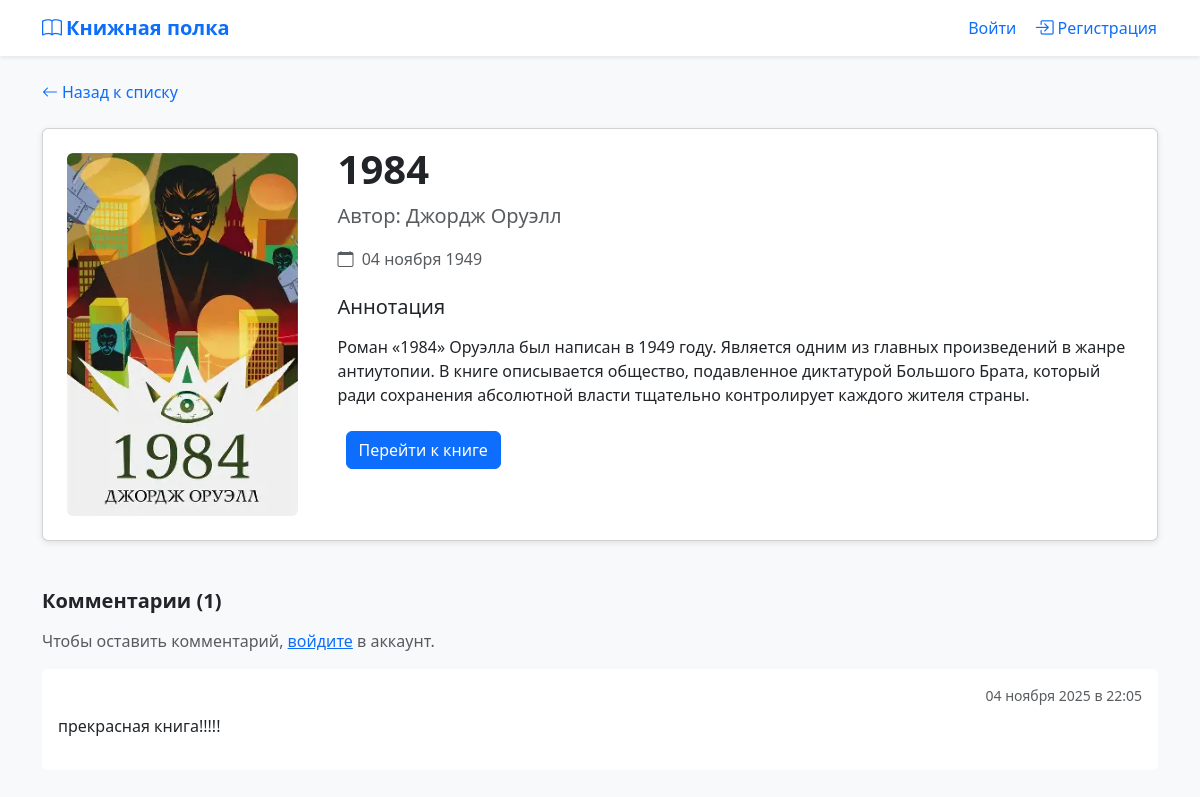
/book/2/, run on the app's committed database.
### main/models.py (models this page shows, shortened)
class Book(models.Model):
    title = models.CharField(max_length=200, verbose_name="Название")
    cover = models.ImageField(upload_to='covers/', blank=True, null=True)
    author = models.ForeignKey(Author, on_delete=models.CASCADE)
    annotation = models.TextField(blank=True)
    publication_date = models.DateField(blank=True, null=True)
    cover_link = models.URLField(blank=True)
    detail_link = models.URLField(blank=True)

class Author(models.Model):
    name = models.CharField(max_length=100, verbose_name="Имя автора")

class Comment(models.Model):
    book = models.ForeignKey(Book, on_delete=models.CASCADE, related_name='comments')
    author_comment = models.ForeignKey(User, on_delete=models.CASCADE)
    text = models.TextField()
    created_at = models.DateTimeField(auto_now_add=True)
    class Meta:
        ordering = ['-created_at']

### main/views.py (the view)
# urls.py: path('book/<int:book_id>/', views.book_detail, name='book_detail'),
def book_detail(request, book_id):
    book = get_object_or_404(Book, id=book_id)
    read_status = False
    if request.user.is_authenticated:
        read_obj, _ = ReadBook.objects.get_or_create(user=request.user, book=book, defaults={'read': False})
        read_status = read_obj.read
        if request.method == 'POST':
            form = CommentForm(request.POST)
            if form.is_valid():
                Comment.objects.create(book=book, author=request.user, text=form.cleaned_data['text'])
                messages.success(request, "Комментарий добавлен!")
                return redirect('book_detail', book_id=book.id)
        else:
            form = CommentForm()
    else:
        form = None
    comments = book.comments.select_related('author_comment').all()
    return render(request, 'main/book_detail.html', {
        'book': book,
        'read_status': read_status,
        'form': form,
        'comments': comments,
    })

### main/context_processors.py (called while the page is built)
def unread_books_count(request):
    read_count = 0
    if request.user.is_authenticated:
        read_count = ReadBook.objects.filter(user=request.user, read=True).count()
    return {'read_count': read_count}

### templates/main/book_detail.html (shortened to what this page needs)
{% extends 'main/base.html' %}
{% block content %}
<a href="{% url 'main' %}" class="d-inline-flex align-items-center text-decoration-none mb-4">
    <i class="bi bi-arrow-left me-1"></i> Назад к списку
</a>
<div class="card book-card">
    <div class="row g-0">
        <div class="col-md-3 d-flex align-items-center justify-content-center p-4">
            {% if book.cover %}
                {% if book.cover_link %}
                    <a href="{{ book.cover_link }}" target="_blank" rel="noopener noreferrer">
                        <img src="{{ book.cover.url }}" class="img-fluid rounded" style="max-height: 400px; object-fit: cover;" alt="{{ book.title }}">
                    </a>
                {% else %}
                    <img src="{{ book.cover.url }}" class="img-fluid rounded" style="max-height: 300px; object-fit: cover;" alt="{{ book.title }}">
                {% endif %}
            {% else %}
                <i class="bi bi-book" style="font-size: 5rem; color: #e9ecef;"></i>
            {% endif %}
        </div>
        <div class="col-md-9">
            <div class="card-body">
                <h1 class="card-title fw-bold">{{ book.title }}</h1>
                <p class="text-muted fs-5">Автор: {{ book.author.name }}</p>
                {% if book.publication_date %}
                    <p class="text-muted"><i class="bi bi-calendar me-1"></i> {{ book.publication_date|date:"d E Y" }}</p>
                {% endif %}
                <h5 class="mt-4 mb-3">Аннотация</h5>
                <p class="card-text">{{ book.annotation|linebreaks|default:"Аннотация отсутствует." }}</p>
                <div class="mt-4">
                    {% if book.detail_link %}
                        <a href="{{ book.detail_link }}" target="_blank" class="btn btn-primary ms-2">
                            Перейти к книге
                        </a>
                    {% endif %}
                </div>
            </div>
        </div>
    </div>
</div>
<div class="mt-5">
    <h5 class="mb-3 fw-bold">Комментарии ({{ comments|length }})</h5>
    {% if user.is_authenticated %}
        <div class="card mb-4 border-0">
            <div class="card-body">
                <form method="post">
                    {% csrf_token %}
                    <div class="mb-2">
                        {{ form.text.label_tag }}
                        {{ form.text }}
                    </div>
                    <button type="submit" class="btn btn-primary btn-sm">Оставить комментарий</button>
                </form>
            </div>
        </div>
    {% else %}
        <p class="text-muted">Чтобы оставить комментарий, <a href="{% url 'login' %}">войдите</a> в аккаунт.</p>
    {% endif %}
    {% if comments %}
        <div class="list-group">
            {% for comment in comments %}
                <div class="list-group-item border-0 p-3">
                    <div class="d-flex justify-content-between">
                        <small class="text-muted">{{ comment.created_at|date:"d E Y в H:i" }}</small>
                    </div>
                    <p class="mt-2 mb-0">{{ comment.text|linebreaks }}</p>
                </div>
            {% endfor %}
        </div>
    {% else %}
        <p class="text-muted">Пока нет комментариев.</p>
    {% endif %}
</div>
{% endblock %}

### static/main/css/style.css (style rules this page uses)
.book-card { margin-bottom: 1.5rem; box-shadow: 0 2px 6px rgba(0,0,0,0.1); }

### data on the page
Book: cover (picture), title "1984", author.name "Джордж Оруэлл", publication_date "04 ноября 1949", annotation "Роман «1984» Оруэлла был написан в 1949 году. Является одним из главных произведений в жанре антиутопии. В книге описывается общество, подавленное диктатурой Большого Брата, который ради сохранения абсолютной власти тщательно контролирует каждого жителя страны."
Comment: created_at "04 ноября 2025 в 22:05", text "прекрасная книга!!!!!"

### other printed values
{{ comments|length }} "1"
